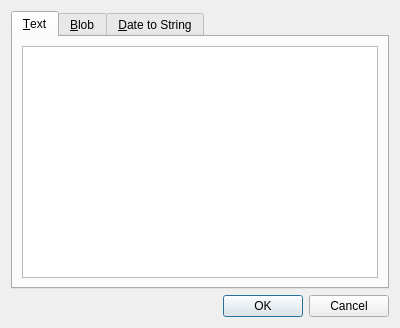
<ui version="4.0" >
 <class>MultiEditDialog</class>
 <widget class="QDialog" name="MultiEditDialog" >
  <property name="geometry" >
   <rect>
    <x>0</x>
    <y>0</y>
    <width>400</width>
    <height>328</height>
   </rect>
  </property>
  <property name="windowTitle" >
   <string>Multiline Editor</string>
  </property>
  <layout class="QGridLayout" >
   <item row="0" column="0" >
    <widget class="QTabWidget" name="tabWidget" >
     <property name="currentIndex" >
      <number>0</number>
     </property>
     <widget class="QWidget" name="tab" >
      <attribute name="title" >
       <string>&amp;Text</string>
      </attribute>
      <layout class="QGridLayout" >
       <item row="0" column="0" >
        <widget class="QTextEdit" name="textEdit" />
       </item>
      </layout>
     </widget>
     <widget class="QWidget" name="tab_2" >
      <attribute name="title" >
       <string>&amp;Blob</string>
      </attribute>
      <layout class="QGridLayout" >
       <item row="0" column="0" colspan="3" >
        <widget class="QLabel" name="label" >
         <property name="text" >
          <string>Select File for BLOB:</string>
         </property>
        </widget>
       </item>
       <item row="1" column="0" colspan="3" >
        <layout class="QHBoxLayout" >
         <item>
          <widget class="QLineEdit" name="blobFileEdit" />
         </item>
         <item>
          <widget class="QPushButton" name="blobFileButton" >
           <property name="text" >
            <string>&amp;Open...</string>
           </property>
          </widget>
         </item>
        </layout>
       </item>
       <item rowspan="3" row="2" column="0" >
        <spacer>
         <property name="orientation" >
          <enum>Qt::Horizontal</enum>
         </property>
         <property name="sizeHint" >
          <size>
           <width>40</width>
           <height>20</height>
          </size>
         </property>
        </spacer>
       </item>
       <item rowspan="3" row="2" column="1" >
        <widget class="QLabel" name="blobPreviewLabel" >
         <property name="minimumSize" >
          <size>
           <width>200</width>
           <height>150</height>
          </size>
         </property>
         <property name="maximumSize" >
          <size>
           <width>200</width>
           <height>150</height>
          </size>
         </property>
         <property name="frameShape" >
          <enum>QFrame::Box</enum>
         </property>
         <property name="alignment" >
          <set>Qt::AlignCenter</set>
         </property>
         <property name="wordWrap" >
          <bool>true</bool>
         </property>
        </widget>
       </item>
       <item row="2" column="2" >
        <spacer>
         <property name="orientation" >
          <enum>Qt::Horizontal</enum>
         </property>
         <property name="sizeHint" >
          <size>
           <width>74</width>
           <height>20</height>
          </size>
         </property>
        </spacer>
       </item>
       <item row="3" column="2" >
        <spacer>
         <property name="orientation" >
          <enum>Qt::Vertical</enum>
         </property>
         <property name="sizeHint" >
          <size>
           <width>20</width>
           <height>40</height>
          </size>
         </property>
        </spacer>
       </item>
       <item row="4" column="2" >
        <widget class="QPushButton" name="blobSaveButton" >
         <property name="toolTip" >
          <string>Save content of the current BLOB into chosen file</string>
         </property>
         <property name="text" >
          <string>&amp;Save...</string>
         </property>
        </widget>
       </item>
      </layout>
     </widget>
     <widget class="QWidget" name="tab_3" >
      <attribute name="title" >
       <string>&amp;Date to String</string>
      </attribute>
      <layout class="QGridLayout" >
       <item row="0" column="0" >
        <widget class="QLabel" name="label_2" >
         <property name="text" >
          <string>&amp;Date:</string>
         </property>
         <property name="buddy" >
          <cstring>dateTimeEdit</cstring>
         </property>
        </widget>
       </item>
       <item row="0" column="1" >
        <widget class="QDateTimeEdit" name="dateTimeEdit" >
         <property name="calendarPopup" >
          <bool>true</bool>
         </property>
        </widget>
       </item>
       <item row="1" column="0" >
        <widget class="QLabel" name="label_3" >
         <property name="text" >
          <string>&amp;String Format:</string>
         </property>
         <property name="buddy" >
          <cstring>dateFormatEdit</cstring>
         </property>
        </widget>
       </item>
       <item row="1" column="1" >
        <widget class="QLineEdit" name="dateFormatEdit" />
       </item>
       <item row="2" column="1" >
        <spacer>
         <property name="orientation" >
          <enum>Qt::Vertical</enum>
         </property>
         <property name="sizeHint" >
          <size>
           <width>20</width>
           <height>40</height>
          </size>
         </property>
        </spacer>
       </item>
      </layout>
     </widget>
    </widget>
   </item>
   <item row="1" column="0" >
    <widget class="QDialogButtonBox" name="buttonBox" >
     <property name="orientation" >
      <enum>Qt::Horizontal</enum>
     </property>
     <property name="standardButtons" >
      <set>QDialogButtonBox::Cancel|QDialogButtonBox::NoButton|QDialogButtonBox::Ok</set>
     </property>
    </widget>
   </item>
  </layout>
 </widget>
 <tabstops>
  <tabstop>textEdit</tabstop>
  <tabstop>tabWidget</tabstop>
  <tabstop>buttonBox</tabstop>
  <tabstop>blobFileButton</tabstop>
  <tabstop>dateTimeEdit</tabstop>
  <tabstop>dateFormatEdit</tabstop>
  <tabstop>blobFileEdit</tabstop>
 </tabstops>
 <resources/>
 <connections>
  <connection>
   <sender>buttonBox</sender>
   <signal>accepted()</signal>
   <receiver>MultiEditDialog</receiver>
   <slot>accept()</slot>
   <hints>
    <hint type="sourcelabel" >
     <x>248</x>
     <y>254</y>
    </hint>
    <hint type="destinationlabel" >
     <x>157</x>
     <y>274</y>
    </hint>
   </hints>
  </connection>
  <connection>
   <sender>buttonBox</sender>
   <signal>rejected()</signal>
   <receiver>MultiEditDialog</receiver>
   <slot>reject()</slot>
   <hints>
    <hint type="sourcelabel" >
     <x>316</x>
     <y>260</y>
    </hint>
    <hint type="destinationlabel" >
     <x>286</x>
     <y>274</y>
    </hint>
   </hints>
  </connection>
 </connections>
</ui>
